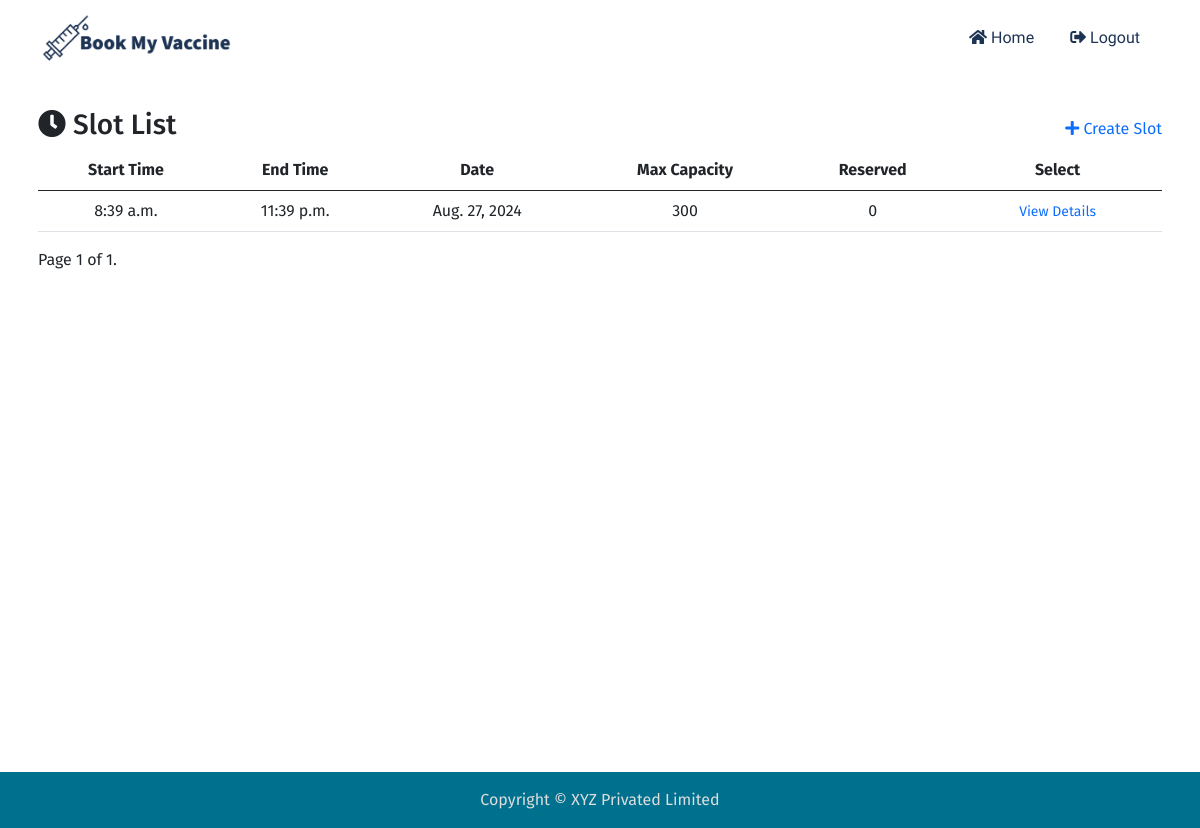
/campaign/19/slot/ (signed in), run on an earlier commit of the app's database.
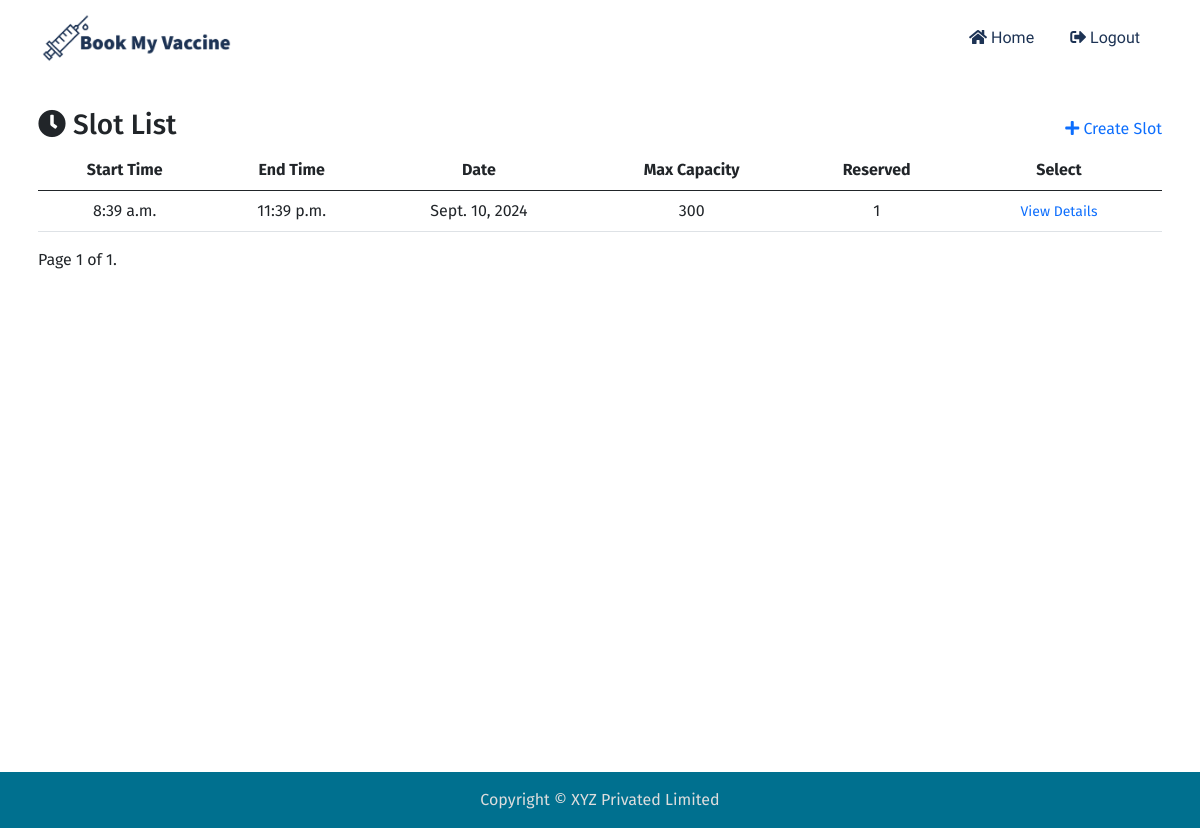
And on a later commit of the database.
### campaign/models.py (models this page shows, shortened)
class Slot(models.Model):
    campaign = models.ForeignKey(Campaign, on_delete=models.CASCADE)
    date = models.DateField(null=True, blank= True)
    start_time = models.TimeField(null=True, blank=True)
    end_time = models.TimeField(null=True, blank=True)
    maximum_capacity = models.IntegerField(default=0, null=True, blank=True)
    reserved = models.IntegerField(default=0, null=True, blank=True)

### campaign/views.py (the view)
# urls.py: path("<int:campaign_id>/slot/", views.Slot_List_View.as_view(), name="slot_list"),
class Slot_List_View(LoginRequiredMixin, generic.ListView):
    model = Slot
    template_name = "campaign/slot_list.html"
    paginate_by = 10
    def get_queryset(self):
        queryset = Slot.objects.filter(campaign = self.kwargs["campaign_id"]).order_by("id")
        return queryset
    def get_context_data(self, **kwargs: any):
        context =  super().get_context_data(**kwargs)
        context["campaign_id"] = self.kwargs["campaign_id"]
        return context

### campaign/templates/campaign/slot_list.html (shortened to what this page needs)
{% extends 'mysite/base.html' %}
{% block content %}
<div class="mt-3">
  <div class="d-flex align-items-center justify-content-between">
    <h3 class="text-center"><i class="fas fa-clock"></i> Slot List</h3>
    {% if user.is_superuser %}
    <a href="{% url 'campaign:slot_create' campaign_id %}"><i class="fas fa-plus"></i> Create Slot</a>
    {% endif %}
  </div>
  <table class="table table-responsive table-hover text-center">
      <thead>
        <tr>
          <th scope="col">Start Time</th>
          <th scope="col">End Time</th>
          <th scope="col">Date</th>
          <th scope="col">Max Capacity</th>
          <th scope="col">Reserved</th>
          <th scope="col">Select</th>
        </tr>
      </thead>
      <tbody>
        {% for slot in object_list %}
        <tr>
          <td>{{ slot.start_time }}</td>
          <td>{{ slot.end_time }}</td>
          <td>{{ slot.date }}</td>
          <td>{{ slot.maximum_capacity }}</td>
          <td>{{ slot.reserved }}</td>
          <td><a href="{% url 'campaign:slot_details' slot.id %}" class="btn-sm btn-outline-primary">View Details</a></td>
        </tr>
        {% endfor %}
      </tbody>
  </table>
  {% include "components/pagination.html" %}
</div>
{% endblock content %}

What changed in the data, as far as the page shows it:
changed Slot: date "Aug. 27, 2024" → "Sept. 10, 2024"; reserved "0" → "1"
